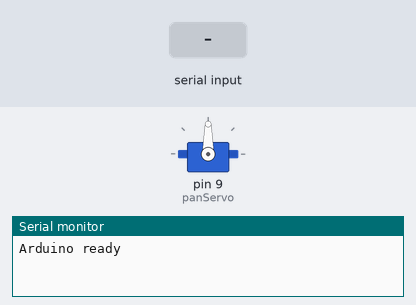
A sketch run on a simulated Arduino Uno, built with avr-gcc and run on an emulated ATmega328P. Shown: servo, the last lines printed to the serial monitor. The test bench sets the inputs (shaded band).

Above: at 1.2 s.
1.3 s: "LEFT\n" received over Serial
At 1.8 s:
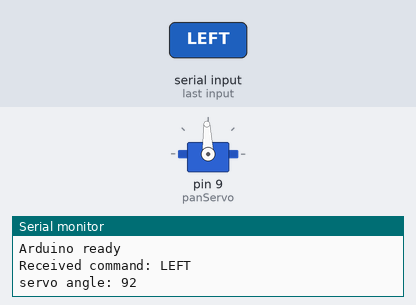
2.8 s: "RIGHT\n" received over Serial
At 4.2 s:
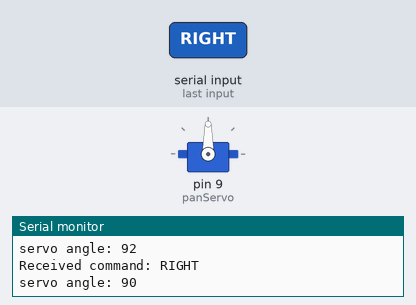
Timing chart, 0 to 5.8 s (numbered marks = the images above; inputs shaded):
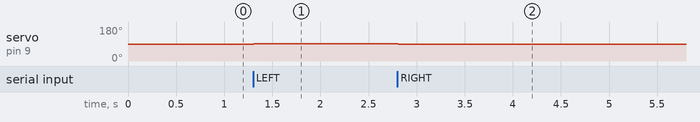

The sketch:

servo.ino
```cpp
#include <Servo.h>

Servo panServo;

int servoAngle = 90;

void setup() {
  Serial.begin(9600);

  panServo.attach(9);
  panServo.write(servoAngle);

  Serial.println("Arduino ready");
}

void loop() {
  if(Serial.available() > 0) {
    String command = Serial.readStringUntil('\n');
    command.trim();

    Serial.print("Received command: ");
    Serial.println(command);

    if(command == "LEFT") {
      servoAngle += 2;
    } else if (command == "RIGHT") {
      servoAngle -= 2;
    } else {
      // stay still in this round
    }

    servoAngle = constrain(servoAngle, 0, 180);
    panServo.write(servoAngle);

    Serial.print("servo angle: ");
    Serial.println(servoAngle);
  }
}
```

Measured:
- after the input at 1.3 s, servo on pin 9 (panServo): 90° → 92° at once
- after the input at 2.8 s, servo on pin 9 (panServo): 92° → 90° at once
